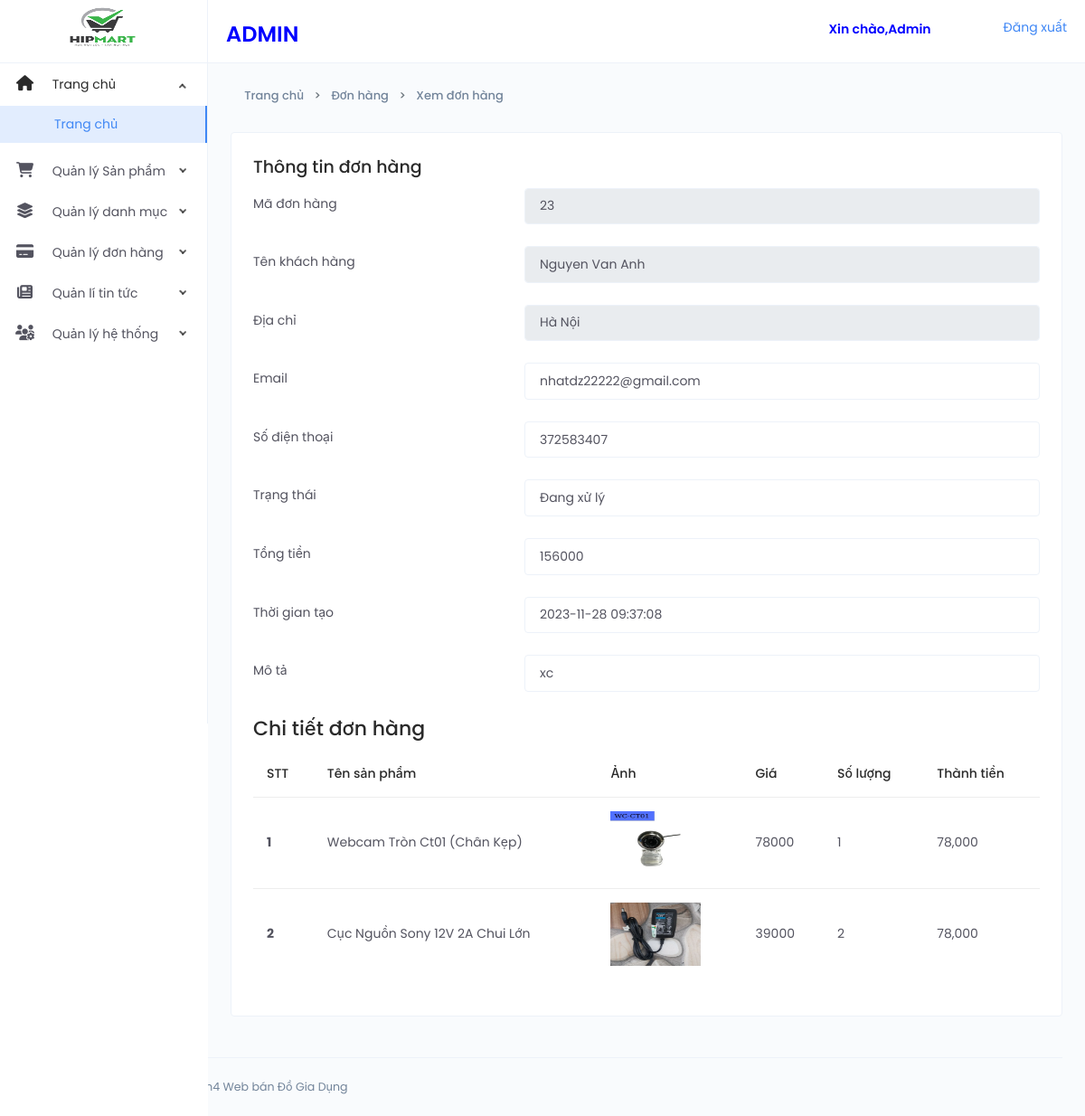
/Webdogiadung/Admin/Xemdonhang.php?ID=23 (signed in), run on the app's committed database.
### tables this page shows
CREATE TABLE `oder` (
  `ID` int(11) NOT NULL,
  `Name` varchar(30) NOT NULL,
  `Adress` varchar(100) NOT NULL,
  `Email` varchar(36) NOT NULL,
  `Phone` int(11) NOT NULL,
  `Status` bit(10) NOT NULL,
  `total` float NOT NULL,
  `Time` timestamp NOT NULL DEFAULT current_timestamp(),
  `Description` varchar(500) NOT NULL
);

CREATE TABLE `oder_deltail` (
  `ID` int(11) NOT NULL,
  `oderID` int(11) NOT NULL,
  `productID` int(11) NOT NULL,
  `quantity` int(11) NOT NULL,
  `price` float NOT NULL,
  `Time` timestamp NOT NULL DEFAULT current_timestamp(),
  `Description` varchar(100) NOT NULL
);

CREATE TABLE `products` (
  `ProductID` int(11) NOT NULL,
  `Name` varchar(45) NOT NULL,
  `price` float NOT NULL,
  `Status` bit(5) NOT NULL,
  `CategoryID` int(11) NOT NULL,
  `Description` varchar(500) NOT NULL,
  `Image` varchar(50) NOT NULL,
  `Creatdate` timestamp NULL DEFAULT current_timestamp(),
  `Totalbuy` float NOT NULL
);

### Webdogiadung/Admin/Xemdonhang.php (the view)
<?php
require('thongbao.php');
include('Header_admin.php');
include('Nav_left.php');
require_once('Conect.php');
$id = !empty($_GET['ID']) ? (int)$_GET['ID'] : 0;
$sql_1 = "SELECT * From `oder` WHERE ID = $id";
$result = mysqli_query($conn, $sql_1);
$resultss = mysqli_fetch_assoc($result);
?>
<div class="page-container">
   <div class="main-content">
      <div class="page-header">
         <div class="header-sub-title">
            <nav class="breadcrumb breadcrumb-dash">
               <a href="index.php" class="breadcrumb-item"><i class="anticon anticon-home m-r-5"></i>Trang chủ</a>
               <a class="breadcrumb-item" href="Donhang.php"> Đơn hàng</a>
               <a class="breadcrumb-item" href="Xemdonhang.php"> Xem đơn hàng</a>
            </nav>
         </div>
      </div>
      <div class="card">
         <div class="card-body">
            <h4>Thông tin đơn hàng</h4>
            <form id="form-validation" method="post" enctype="multipart/form-data">
               <div class="form-group row">
                  <label class="col-sm-4 col-form-label control-label">Mã đơn hàng</label>
                  <div class="col-sm-8">
                     <input type="text" class="form-control" readonly value="<?php echo $id; ?>">
                  </div>
               </div>
               <div class="form-group row">
                  <label class="col-sm-4 col-form-label control-label">Tên khách hàng</label>
                  <div class="col-sm-8">
                     <input type="text" class="form-control" readonly value="<?php echo $resultss['Name']; ?>">
                  </div>
               </div>
               <div class="form-group row">
                  <label class="col-sm-4 col-form-label control-label">Địa chỉ</label>
                  <div class="col-sm-8">
                     <input type="text" class="form-control" readonly value="<?php echo $resultss['Adress']; ?>">
                  </div>
               </div>
               <div class="form-group row">
                  <label class="col-sm-4 col-form-label control-label">Email</label>
                  <div class="col-sm-8">
                     <input type="text" class="form-control" name="giasp" value="<?php echo $resultss['Email']; ?>">
                  </div>
               </div>
               <div class="form-group row">
                  <label class="col-sm-4 col-form-label control-label">Số điện thoại</label>
                  <div class="col-sm-8">
                     <input type="text" class="form-control" name="giasp" value="<?php echo $resultss['Phone']; ?>">
                  </div>
               </div>
               <div class="form-group row">
                  <label class="col-sm-4 col-form-label control-label">Trạng thái</label>
                  <div class="col-sm-8">
                     <input type="text" class="form-control" value="<?php echo $resultss['Status'] == 0 ? 'Đang xử lý' : 'Đã duyệt'; ?>">
                  </div>
               </div>
               <div class="form-group row">
                  <label class="col-sm-4 col-form-label control-label">Tổng tiền</label>
                  <div class="col-sm-8">
                     <input type="text" class="form-control" value="<?php echo $resultss['total']; ?>">
                  </div>
               </div>
               <div class="form-group row">
                  <label class="col-sm-4 col-form-label control-label">Thời gian tạo</label>
                  <div class="col-sm-8">
                     <input type="text" class="form-control" value="<?php echo $resultss['Time']; ?>">
                  </div>
               </div>
               <div class="form-group row">
                  <label class="col-sm-4 col-form-label control-label">Mô tả</label>
                  <div class="col-sm-8">
                     <input type="text" class="form-control" value="<?php echo $resultss['Description']; ?>">
                  </div>
               </div>
            </form>
            <?php
            $oder_sql = mysqli_query($conn, "SELECT d.oderID,d.quantity,d.price,p.Name,p.Image
            from oder_deltail d JOIN products p ON d.productID =p.ProductID where d.oderID =$id");
            ?>
            <h3>Chi tiết đơn hàng</h3>
            <div class="table-responsive">
               <table class="table table-hover">
                  <thead>
                     <tr>
                        <th scope="col">STT</th>
                        <th scope="col">Tên sản phẩm</th>
                        <th scope="col">Ảnh</th>
                        <th scope="col">Giá</th>
                        <th scope="col">Số lượng</th>
                        <th scope="col">Thành tiền</th>
                     </tr>
                  </thead>
                  <tbody>
                     <?php foreach($oder_sql as $key => $value):?>
                     <tr>
                        <th scope="row"><?php echo $key +1 ?></th>
                        <td><?php echo $value['Name']; ?></td>
                        <td><img src="../Image/Product/<?php echo $value['Image']; ?>" width="100px" height="70px" alt=""></td>
                        <td><?php echo $value['price']; ?></td>
                        <td><?php echo $value['quantity']; ?></td>
                        <td><?php echo number_format($value['quantity']*$value['price']); ?></td>
                     </tr>
                     <?php endforeach ?>
                  </tbody>
               </table>
            </div>
         </div>
      </div>
   </div>
</div>
<?php
include('Footer_Admin.php');
?>

### Webdogiadung/Admin/thongbao.php (shortened to what this page needs)
<!DOCTYPE html>
<html lang="en">
<head>
    <link rel="stylesheet" href="https://cdnjs.cloudflare.com/ajax/libs/sweetalert2/11.9.0/sweetalert2.min.css" />
</head>
<body>
</body>
</html>

### Webdogiadung/Admin/Header_admin.php (shortened to what this page needs)
<!DOCTYPE html>
<html lang="en">
<head>
    <link href="assets/css/app.min.css" rel="stylesheet">
    <link href="assets/css/style.css" rel="stylesheet">
</head>
<body>
    <div class="app">
        <div class="layout">
            <div class="header">
                <div class="logo logo-dark">
                    <a href="index.php">
                        <img width="100px" height="60px" src="../Image/Logo-gia-dụng-Hipmart.png" alt="Logo">
                    </a>
                </div>
                <div class="nav-wrap">
                    <h2 style="text-align: center; color: blue; margin-top: 20px; font-weight: 600;margin-left: 20px;">ADMIN</h2>
                </div>
                <?php
                if (isset($_SESSION['admin']['user'])) {
                    echo " <p style='text-align: center; color: blue; margin: 20px 60px; font-weight: 600;'>Xin chào,Admin</p>";
                    echo '<a href="logout.php" style="margin: 20px;"><span>Đăng xuất</span></a>';
                } else {
                }
                ?>
            </div>

### Webdogiadung/Admin/Nav_left.php (shortened to what this page needs)
<div class="side-nav">
    <div class="side-nav-inner">
        <ul class="side-nav-menu scrollable">
            <li class="nav-item dropdown open">
                <a class="dropdown-toggle" href="javascript:void(0);">
                    <span class="icon-holder">
                        <i class="fa-solid fa-house"></i>
                    </span>
                    <span class="title">Trang chủ</span>
                </a>
                <ul class="dropdown-menu">
                    <li class="active">
                        <a href="index.php">Trang chủ</a>
                    </li>
                </ul>
            </li>
            <li class="nav-item dropdown">
                <a class="dropdown-toggle" href="javascript:void(0);">
                    <span class="icon-holder">
                        <i class="fa-solid fa-cart-shopping"></i>
                    </span>
                    <span class="title">Quản lý Sản phẩm</span>
                </a>
            </li>
            <li class="nav-item dropdown">
                <a class="dropdown-toggle" href="javascript:void(0);">
                    <span class="icon-holder">
                        <i class="fa-solid fa-layer-group"></i>
                    </span>
                    <span class="title">Quản lý danh mục</span>
                </a>
            </li>
            <li class="nav-item dropdown">
                <a class="dropdown-toggle" href="javascript:void(0);">
                    <span class="icon-holder">
                        <i class="fa-solid fa-credit-card"></i>
                    </span>
                    <span class="title">Quản lý đơn hàng</span>
                </a>
            </li>
            <li class="nav-item dropdown">
                <a class="dropdown-toggle" href="javascript:void(0);">
                    <span class="icon-holder">
                        <i class="fa-solid fa-newspaper"></i>
                    </span>
                    <span class="title">Quản lí tin tức</span>
                </a>
            </li>
            <li class="nav-item dropdown">
                <a class="dropdown-toggle" href="javascript:void(0);">
                    <span class="icon-holder">
                        <i class="fa-solid fa-users-gear"></i>
                    </span>
                    <span class="title">Quản lý hệ thống</span>
                </a>
            </li>
        </ul>
    </div>
</div>

### Webdogiadung/Admin/Footer_Admin.php (shortened to what this page needs)
<footer class="footer">
    <div class="footer-content">
        <p class="m-b-0">Bản quyền thuộc về © 2023 Nhom4 Web bán Đồ Gia Dụng</p>
    </div>
</footer>
</div>
</div>
</body>
</html>

### data on the page
oder: Name "Nguyen Van Anh", Adress "Hà Nội", giasp "nhatdz22222@gmail.com", giasp "372583407", Status "Đang xử lý", total "156000", Time "2023-11-28 09:37:08", Description "xc"
oder_deltail: productID.Name "Webcam Tròn Ct01 (Chân Kẹp)", productID.Image (picture), price "78000", quantity "1", $value['quantity']*$value['price'] "78,000"
oder_deltail: productID.Name "Cục Nguồn Sony 12V 2A Chui Lớn", productID.Image (picture), price "39000", quantity "2", $value['quantity']*$value['price'] "78,000"
